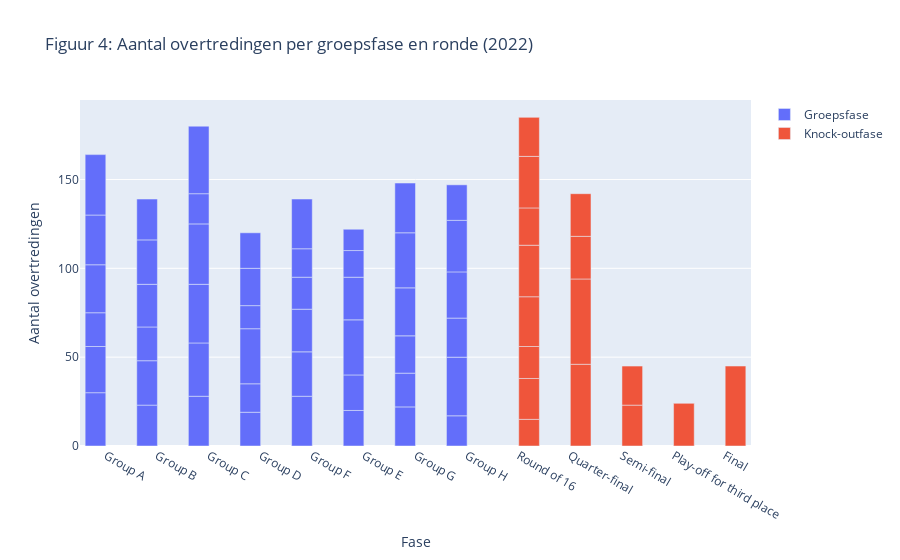

The notebook cell saved with this chart:
### Markdown cell above
Figuur 2 geeft een figuur met vier staven, elke staaf representeerd een kleur kaart per jaar. Als je met de cursor over de staven gaat, geeft de plot een jaartal gevolgd door het aantal rode/gele kaarten. Daarnaast zijn het aantal kaarten boven de staven vermeld. Figuur 2 laat zien dat er zowel in het WK van 2018 als in het WK van 2022 vier rode kaarten zijn gegeven. Daarnaast zijn er in het WK van 2022 iets meer gele kaarten (226) gegeven dan in het WK van 2018 (217).

### Code cell
selected_columns2022 = wk_df.loc[:, ['fouls against team1', 'fouls against team2', 'category']]

# Verwijder NaN-waarden in de 'category'-kolom
selected_columns2022 = selected_columns2022.dropna(subset=['category'])

# data voor groepsfase + knock-outfase
groepsfase = selected_columns2022[selected_columns2022['category'].str.contains('Group')]
knockoutfase = selected_columns2022[~selected_columns2022['category'].str.contains('Group')]

# Totaal aantal overtredingen per fase
groepsfase_overtredingen = groepsfase['fouls against team1'] + groepsfase['fouls against team2']
knockoutfase_overtredingen = knockoutfase['fouls against team1'] + knockoutfase['fouls against team2']

# Staafdiagram
fig = go.Figure()
fig.add_trace(go.Bar(x = groepsfase['category'], y = groepsfase_overtredingen, name = 'Groepsfase'))
fig.add_trace(go.Bar(x = knockoutfase['category'], y = knockoutfase_overtredingen, name = 'Knock-outfase'))

fig.update_layout(title = 'Figuur 4: Aantal overtredingen per groepsfase en ronde (2022)',
                  xaxis_title = 'Fase',
                  yaxis_title = 'Aantal overtredingen')

fig.show()

### Figure 1 — Plotly figure (JSON) as saved in the notebook; plotly's stock layout.template omitted (floating-point values rounded to 4 significant figures)
{"data": [{"name": "Groepsfase", "type": "bar", "x": ["Group A", "Group B", "Group A", "Group B", "Group C", "Group D", "Group C", "Group D", "Group F", "Group E", "Group E", "Group F", "Group G", "Group H", "Group H", "Group G", "Group B", "Group A", "Group A", "Group B", "Group D", "Group C", "Group D", "Group C", "Group E", "Group F", "Group F", "Group E", "Group G", "Group H", "Group G", "Group H", "Group A", "Group A", "Group B", "Group B", "Group D", "Group D", "Group C", "Group C", "Group F", "Group F", "Group E", "Group E", "Group H", "Group H", "Group G", "Group G"], "y": [30, 23, 26, 25, 28, 19, 30, 16, 28, 20, 20, 25, 22, 17, 33, 19, 19, 19, 27, 24, 31, 33, 13, 34, 31, 24, 18, 24, 21, 22, 27, 26, 28, 34, 25, 23, 21, 20, 17, 38, 16, 28, 15, 12, 29, 20, 31, 28]}, {"name": "Knock-outfase", "type": "bar", "x": ["Round of 16", "Round of 16", "Round of 16", "Round of 16", "Round of 16", "Round of 16", "Round of 16", "Round of 16", "Quarter-final", "Quarter-final", "Quarter-final", "Quarter-final", "Semi-final", "Semi-final", "Play-off for third place", "Final"], "y": [15, 23, 18, 28, 29, 21, 29, 22, 46, 48, 24, 24, 23, 22, 24, 45]}], "layout": {"title": {"text": "Figuur 4: Aantal overtredingen per groepsfase en ronde (2022)"}, "xaxis": {"title": {"text": "Fase"}}, "yaxis": {"title": {"text": "Aantal overtredingen"}}}}
